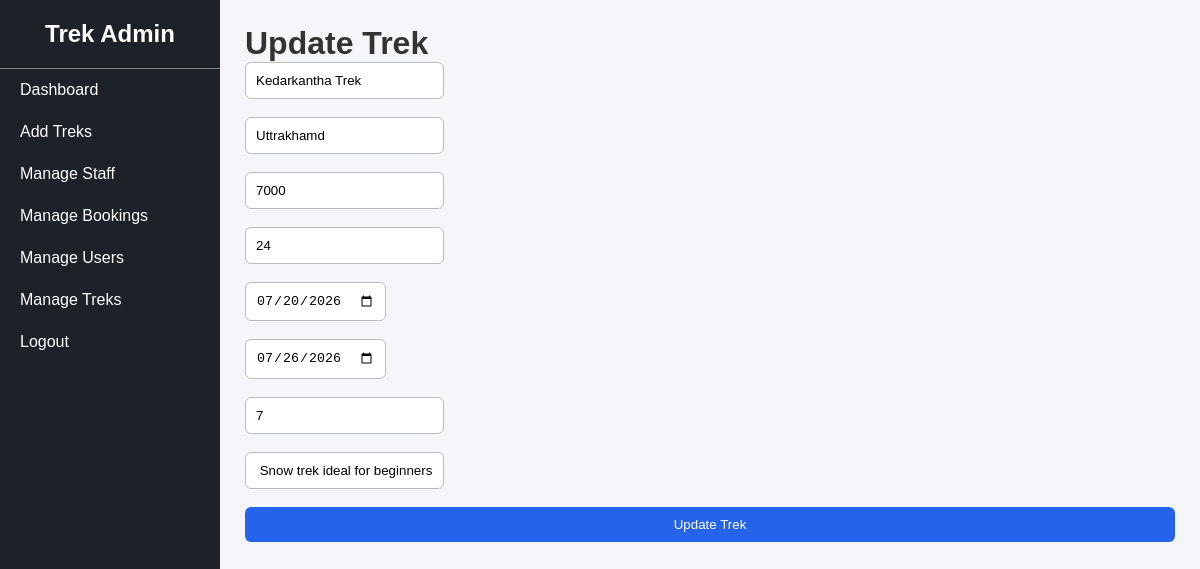
Screenshot of /update_trek/4 (signed in) with the database file from the repository.
### tables this page shows
CREATE TABLE treks(
                 id INTEGER PRIMARY KEY AUTOINCREMENT,
                 name TEXT NOT NULL,
                 location TEXT NOT NULL,
                 price INTEGER NOT NULL,
                 slots INTEGER NOT NULL,
                 difficulty TEXT NOT NULL,
                 duration INTEGER NOT NULL,
                 status TEXT NOT NULL DEFAULT 'Open',
                 assigned_staffID INTEGER NOT NULL,
                 start_date DATE ,
                 end_date DATE ,
                 description TEXT ,
                 FOREIGN KEY (assigned_staffID) REFERENCES staff(id)
                 );

### app.py (the view, shortened to what this page needs)
@app.route("/update_trek/<int:trek_id>", methods=["GET", "POST"])
def update_trek(trek_id):
    if "user" not in session or session["user"] != "admin":
        return redirect("/login")
    conn = get_db_connnection()
    trek = conn.execute(
        "SELECT * FROM treks WHERE id = ?",
        (trek_id,)
    ).fetchone()
    conn.close()
    return render_template("update_trek.html", trek=trek)

### app.py (called while the page is built)
def get_db_connnection():
    conn = sqlite3.connect("database.db")
    conn.row_factory =sqlite3.Row
    return conn

### templates/update_trek.html
{% extends "admin_base.html" %}
{% block content %}
<h1>Update Trek</h1>
<form method="POST">
    <input type="text" name="name" value="{{ trek['name'] }}" placeholder="Trek Name"> <br><br>
    <input type="text" name="location"  value="{{ trek['location'] }}"  placeholder="Location">  <br><br>
    <input type="number" name="price" value="{{ trek['price'] }}"  placeholder="Price"> <br><br>
    <input type="number" name="slots" value="{{ trek['slots'] }}" placeholder="Slots"> <br><br>
    <input type="date" name="start_date" value="{{ trek['start_date'] }}" placeholder="Start Date"> <br><br>
    <input type="date" name="end_date" value="{{ trek['end_date']}}" placeholder="End date"> <br><br>
    <input type="number" name="duration" value="{{ trek['duration']}}" placeholder="Duration"> <br><br>
    <input type="text" name="description" value="{{ trek['description']}}" placeholder="description"> <br> <br>
    <button type="submit" class="btn"> Update Trek </button>
</form>
{% endblock %}

### static/css/style.css (style rules this page uses)
* { margin:0; padding:0; box-sizing:border-box; }
body { font-family:Arial, Helvetica, sans-serif; background:#f4f6f9; color:#333; }
.btn { background:#2563eb; color:white; border:none; padding:10px 16px; border-radius:6px; cursor:pointer; text-decoration:none; width: 100%; }
input, select, textarea { padding:10px; border:1px solid #bbb; border-radius:6px; }

### rows the page displays
treks: name "Kedarkantha Trek", location "Uttrakhamd", price "7000", slots "24", start_date "07/20/2026", end_date "07/26/2026", duration "7", description "Snow trek ideal for beginners."
